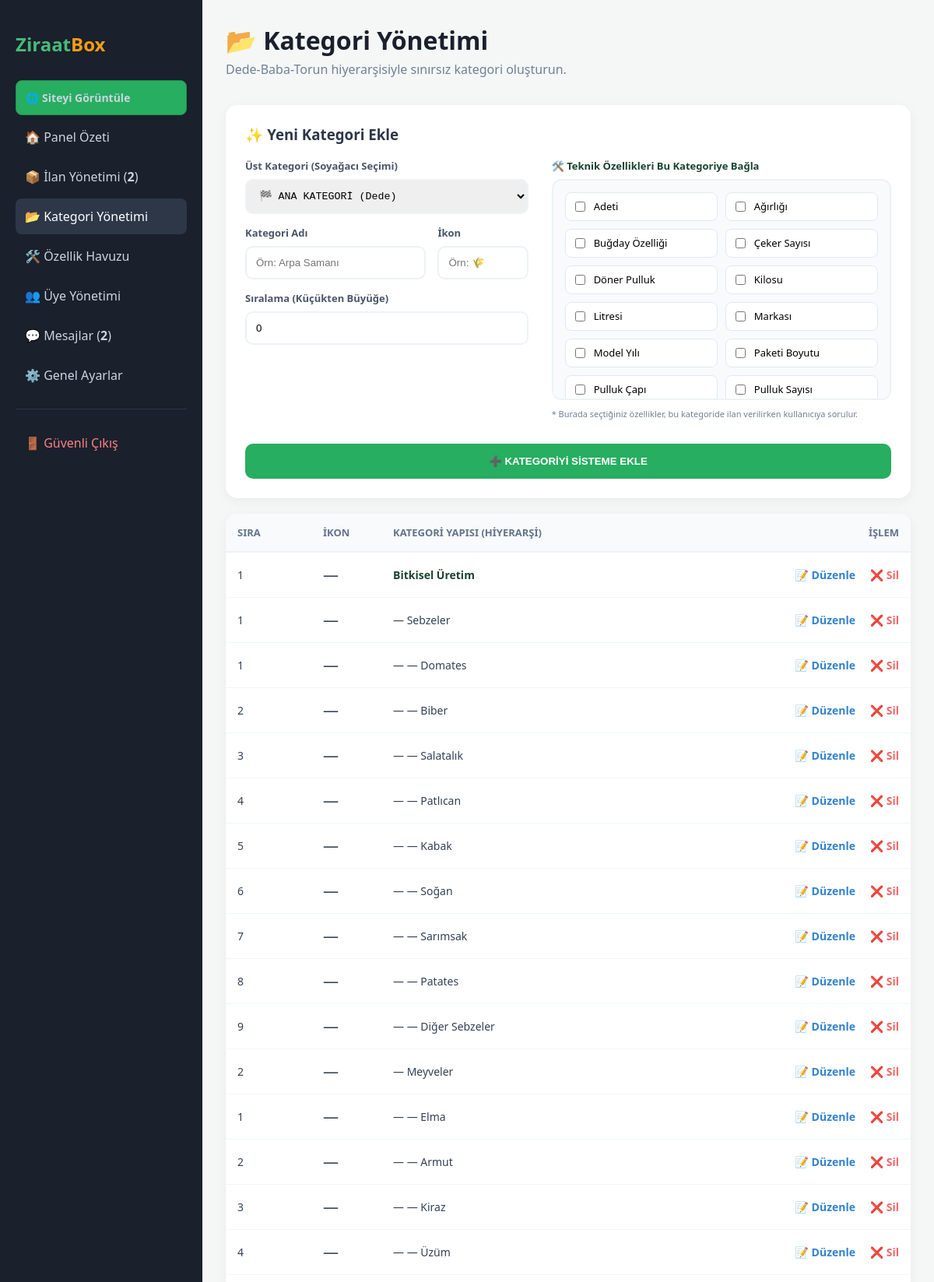
Screenshot of /public_html/yonetim/kategoriler.php (signed in, upper part) with the database file from the repository.
### tables this page shows
CREATE TABLE `ozellik_tanimlari` (
  `id` int(10) unsigned NOT NULL AUTO_INCREMENT,
  `ozellik_adi` varchar(100) NOT NULL,
  `veri_turu` enum('yazi','sayi','ondalik','yil','tarih','onay','liste') NOT NULL,
  `birim` varchar(20) DEFAULT NULL,
  `liste_icerik` text DEFAULT NULL,
  PRIMARY KEY (`id`)
);

CREATE TABLE `kategoriler` (
  `id` int(10) unsigned NOT NULL AUTO_INCREMENT,
  `ust_id` int(10) unsigned DEFAULT 0,
  `adi` varchar(120) NOT NULL,
  `ikon` varchar(50) DEFAULT NULL,
  `slug` varchar(160) NOT NULL,
  `sira` smallint(6) DEFAULT 0,
  `aktif` tinyint(4) DEFAULT 1,
  `created_at` timestamp NULL DEFAULT current_timestamp(),
  PRIMARY KEY (`id`),
  UNIQUE KEY `slug` (`slug`)
);

### public_html/yonetim/kategoriler.php (the view, shortened to what this page needs)
<?php
require_once "../sistem/ayar.php";
$onay_bekleyen = $db->query("SELECT COUNT(*) FROM ilanlar WHERE durum = 'beklemede'")->fetchColumn();
$yeni_mesaj    = $db->query("SELECT COUNT(*) FROM mesajlar WHERE okundu = 0")->fetchColumn();
$duzenle_id = isset($_GET['duzenle']) ? intval($_GET['duzenle']) : 0;
$duzenle_veri = ['id'=>0, 'ust_id'=>0, 'adi'=>'', 'ikon'=>'', 'sira'=>0];
$bagli_ozellikler = [];
$ozellik_havuzu = $db->query("SELECT * FROM ozellik_tanimlari ORDER BY ozellik_adi ASC")->fetchAll();
function adminKategoriTabloListele($db, $ust_id = 0, $derinlik = 0) {
    $sorgu = $db->prepare("SELECT * FROM kategoriler WHERE ust_id = ? ORDER BY sira ASC, adi ASC");
    $sorgu->execute([$ust_id]);
    foreach($sorgu->fetchAll() as $kat) {
        $girinti = str_repeat('— ', $derinlik);
        $bold = ($derinlik == 0) ? 'style="font-weight:800; color:#1b4332;"' : '';
        echo '<tr>
                <td>'.$kat['sira'].'</td>
                <td style="font-size:20px;">'.($kat['ikon'] ?: '—').'</td>
                <td '.$bold.'>'.$girinti . htmlspecialchars($kat['adi']).'</td>
                <td style="text-align:right;">
                    <a href="?duzenle='.$kat['id'].'" class="btn-duzenle">📝 Düzenle</a>
                    <a href="?sil='.$kat['id'].'" onclick="return confirm(\'Bu kategoriyi silmek istediğinize emin misiniz?\')" class="btn-sil">❌ Sil</a>
                </td>
              </tr>';
        adminKategoriTabloListele($db, $kat['id'], $derinlik + 1);
    }
}
?>
<!DOCTYPE html>
<html lang="tr">
<head>
</head>
<body>
<div class="sidebar">
    <h2 style="color: #48bb78; margin-bottom: 30px;">Ziraat<span style="color: #f39c12;">Box</span></h2>
    <a href="../index.php" target="_blank" class="view-site-btn">🌐 Siteyi Görüntüle</a>
    <nav>
        <a href="index.php">🏠 Panel Özeti</a>
        <a href="ilanlar.php">📦 İlan Yönetimi (<b><?php echo $onay_bekleyen; ?></b>)</a>
        <a href="kategoriler.php" class="active">📂 Kategori Yönetimi</a>
        <a href="ozellikler.php">🛠️ Özellik Havuzu</a>
        <a href="uyeler.php">👥 Üye Yönetimi</a>
        <a href="mesajlar.php">💬 Mesajlar (<b><?php echo $yeni_mesaj; ?></b>)</a>
        <a href="ayarlar.php">⚙️ Genel Ayarlar</a>
        <hr style="border: 0; border-top: 1px solid #2d3748; margin: 20px 0;">
        <a href="cikis.php" style="color: #fc8181;">🚪 Güvenli Çıkış</a>
    </nav>
</div>
<div class="content">
    <div style="margin-bottom: 35px;">
        <h1 style="margin: 0; color: #1a202c; font-size: 32px; font-weight: 800;">📂 Kategori Yönetimi</h1>
        <p style="margin: 5px 0 0; color: #718096;">Dede-Baba-Torun hiyerarşisiyle sınırsız kategori oluşturun.</p>
    </div>
    <div class="card">
        <h3 style="margin-top:0; color: #2d3748;">
            <?php echo ($duzenle_id > 0) ? "🛠️ Kategoriyi Düzenle: ".$duzenle_veri['adi'] : "✨ Yeni Kategori Ekle"; ?>
        </h3>
        <form action="" method="POST">
            <div style="display: grid; grid-template-columns: 1fr 1.2fr; gap: 30px;">
                <div>
                    <label style="font-size:13px; font-weight:700; color:#4a5568; display:block; margin-bottom:8px;">Üst Kategori (Soyağacı Seçimi)</label>
                    <select name="ust_id" class="form-input" style="font-family: monospace;">
                        <option value="0">🏁 ANA KATEGORİ (Dede)</option>
                    </select>
                    <div style="display: flex; gap: 15px;">
                        <div style="flex: 2;">
                            <label style="font-size:13px; font-weight:700; color:#4a5568; display:block; margin-bottom:8px;">Kategori Adı</label>
                            <input type="text" name="adi" class="form-input" value="<?php echo $duzenle_veri['adi']; ?>" placeholder="Örn: Arpa Samanı" required>
                        </div>
                        <div style="flex: 1;">
                            <label style="font-size:13px; font-weight:700; color:#4a5568; display:block; margin-bottom:8px;">İkon</label>
                            <input type="text" name="ikon" class="form-input" value="<?php echo $duzenle_veri['ikon']; ?>" placeholder="Örn: 🌾">
                        </div>
                    </div>
                    <label style="font-size:13px; font-weight:700; color:#4a5568; display:block; margin-bottom:8px;">Sıralama (Küçükten Büyüğe)</label>
                    <input type="number" name="sira" class="form-input" value="<?php echo $duzenle_veri['sira']; ?>">
                </div>
                <div>
                    <label style="font-size:13px; font-weight:700; color:#1b4332; display:block; margin-bottom:8px;">🛠️ Teknik Özellikleri Bu Kategoriye Bağla</label>
                    <div class="ozellik-box">
                        <?php foreach($ozellik_havuzu as $oz): ?>
                            <label class="ozellik-item">
                                <input type="checkbox" name="kat_ozellikler[]" value="<?php echo $oz['id']; ?>"
                                    <?php echo in_array($oz['id'], $bagli_ozellikler) ? 'checked' : ''; ?>>
                                <?php echo htmlspecialchars($oz['ozellik_adi']); ?>
                            </label>
                        <?php endforeach; ?>
                    </div>
                    <p style="font-size:11px; color:#718096; margin-top:10px;">* Burada seçtiğiniz özellikler, bu kategoride ilan verilirken kullanıcıya sorulur.</p>
                </div>
            </div>
            <button type="submit" name="kategori_kaydet" class="btn-kaydet" style="margin-top:20px;">
                <?php echo ($duzenle_id > 0) ? "💾 DEĞİŞİKLİKLERİ KAYDET" : "➕ KATEGORİYİ SİSTEME EKLE"; ?>
            </button>
        </form>
    </div>
    <div class="card" style="padding: 0;">
        <table>
            <thead>
                <tr>
                    <th width="80">Sıra</th>
                    <th width="60">İkon</th>
                    <th>Kategori Yapısı (Hiyerarşi)</th>
                    <th style="text-align: right;">İşlem</th>
                </tr>
            </thead>
            <tbody>
                <?php adminKategoriTabloListele($db); ?>
            </tbody>
        </table>
    </div>
</div>
</body>
</html>

### public_html/yonetim/kategoriler.php (style rules this page uses)
:root { --admin-dark: #1a202c; --admin-green: #27ae60; --admin-orange: #ed8936; --admin-blue: #3182ce; }
body { margin: 0; font-family: 'Segoe UI', Tahoma, sans-serif; background: #f4f7f6; display: flex; }
.sidebar { width: 260px; background: var(--admin-dark); color: #fff; min-height: 100vh; padding: 20px; box-sizing: border-box; position: sticky; top: 0; }
.view-site-btn { display: flex; align-items: center; justify-content: center; background: var(--admin-green); color: #fff; text-decoration: none; padding: 12px; border-radius: 8px; margin-bottom: 25px; font-weight: 600; font-size: 14px; transition: 0.3s; border: 1px solid #219150; }
.sidebar a { display: block; color: #cbd5e0; padding: 12px; text-decoration: none; border-radius: 8px; margin-bottom: 5px; transition: 0.3s; }
.sidebar a.active { background: #2d3748; color: #fff; }
.content { flex: 1; padding: 30px; box-sizing: border-box; }
.card { background: #fff; padding: 25px; border-radius: 15px; box-shadow: 0 4px 15px rgba(0,0,0,0.05); margin-bottom: 20px; }
.form-input { width: 100%; padding: 12px; border: 2px solid #edf2f7; border-radius: 10px; margin-bottom: 15px; box-sizing: border-box; outline: none; }
.btn-kaydet { background: var(--admin-green); color: #fff; border: 0; padding: 15px 30px; border-radius: 10px; font-weight: 800; cursor: pointer; width: 100%; transition: 0.3s; }
.ozellik-box { background: #f8fafc; border: 2px solid #edf2f7; border-radius: 12px; padding: 15px; max-height: 250px; overflow-y: auto; display: grid; grid-template-columns: 1fr 1fr; gap: 10px; }
.ozellik-item { display: flex; align-items: center; gap: 8px; font-size: 13px; cursor: pointer; padding: 8px; background: #fff; border: 1px solid #e2e8f0; border-radius: 8px; }
table { width: 100%; border-collapse: collapse; background: #fff; border-radius: 15px; overflow: hidden; }
th { text-align: left; padding: 15px; background: #f8fafc; color: #64748b; font-size: 13px; border-bottom: 2px solid #edf2f7; text-transform: uppercase; }
td { padding: 15px; border-bottom: 1px solid #f1f5f9; font-size: 14px; color: #334155; }
.btn-duzenle { color: var(--admin-blue); text-decoration: none; font-weight: 700; margin-right: 15px; }
.btn-sil { color: #f56565; text-decoration: none; font-weight: 700; }

### rows the page displays
ozellik_tanimlari: ozellik_adi "Adeti"
ozellik_tanimlari: ozellik_adi "Ağırlığı"
ozellik_tanimlari: ozellik_adi "Buğday Özelliği"
ozellik_tanimlari: ozellik_adi "Çeker Sayısı"
ozellik_tanimlari: ozellik_adi "Döner Pulluk"
ozellik_tanimlari: ozellik_adi "Kilosu"
ozellik_tanimlari: ozellik_adi "Litresi"
ozellik_tanimlari: ozellik_adi "Markası"
ozellik_tanimlari: ozellik_adi "Model Yılı"
ozellik_tanimlari: ozellik_adi "Paketi Boyutu"
ozellik_tanimlari: ozellik_adi "Pulluk Çapı"
ozellik_tanimlari: ozellik_adi "Pulluk Sayısı"
kategoriler: sira "1", ikon "—", adi "Bitkisel Üretim", id "—"
kategoriler: sira "1", ikon "—", adi "Sebzeler", id "— —"
kategoriler: sira "1", ikon "—", adi "Domates"
kategoriler: sira "2", ikon "—", girinti "— —", adi "Biber"
kategoriler: sira "3", ikon "—", girinti "— —", adi "Salatalık"
kategoriler: sira "4", ikon "—", girinti "— —", adi "Patlıcan"
kategoriler: sira "5", ikon "—", girinti "— —", adi "Kabak"
kategoriler: sira "6", ikon "—", girinti "— —", adi "Soğan"
kategoriler: sira "7", ikon "—", girinti "— —", adi "Sarımsak"
kategoriler: sira "8", ikon "—", girinti "— —", adi "Patates"
kategoriler: sira "9", ikon "—", girinti "— —", adi "Diğer Sebzeler"
kategoriler: sira "2", ikon "—", girinti "—", adi "Meyveler"
kategoriler: sira "1", ikon "—", girinti "— —", adi "Elma"
kategoriler: sira "2", ikon "—", girinti "— —", adi "Armut"
kategoriler: sira "3", ikon "—", girinti "— —", adi "Kiraz"
kategoriler: sira "4", ikon "—", girinti "— —", adi "Üzüm"

### other values shown
$onay_bekleyen "2"
$yeni_mesaj "2"
